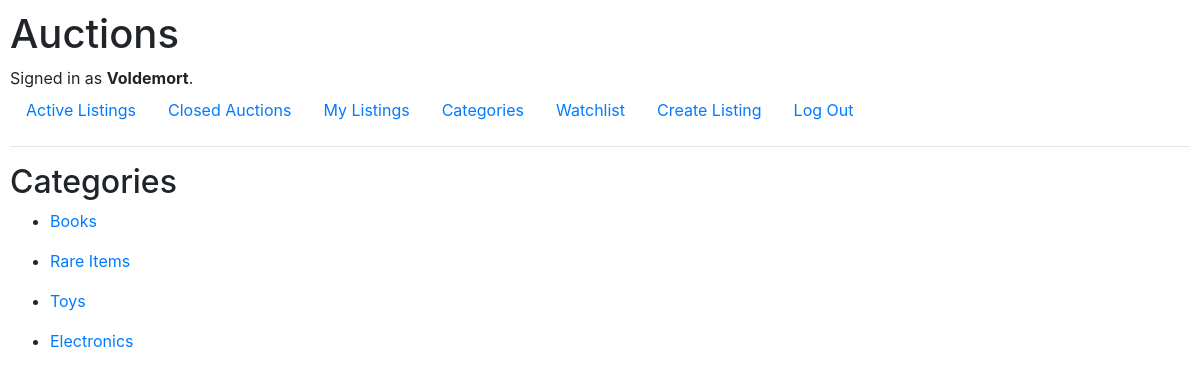
/categories/ (signed in), run on the app's committed database.
### auctions/models.py (models this page shows)
class User(AbstractUser):
    pass

class Category(models.Model):
    name = models.CharField(max_length=20, unique=True)
    class Meta:
        verbose_name_plural = "Categories"
    def __str__(self):
        return self.name

### auctions/views.py (the view)
# urls.py: path("categories/", views.categories, name="categories"),
@login_required
def categories(request):
    category = Category.objects.all()
    context = {
        "categories":category
    }
    return render(request, "auctions/categories.html", context)

### auctions/templates/auctions/categories.html
{% extends "auctions/layout.html" %} {% block title %} Categories {% endblock %}
{% block body %}
<h2>Categories</h2>
{% for category in categories %}
<ul>
  <li>
    <a href="{% url 'category_listing' category=category %}">{{category}}</a>
  </li>
</ul>
{% endfor %} {%endblock%}

### auctions/templates/auctions/layout.html (shortened to what this page needs)
{% load static %}
<!DOCTYPE html>
<html lang="en">
  <head>
    <link
      rel="stylesheet"
      href="https://stackpath.bootstrapcdn.com/bootstrap/4.4.1/css/bootstrap.min.css"
    />
    <link href="{% static 'auctions/styles.css' %}" rel="stylesheet" />
  </head>
  <body>
    <h1>Auctions</h1>
    <div>
      {% if user.is_authenticated %} Signed in as
      <strong>{{ user.username }}</strong>. {% else %} Not signed in. {% endif%}
    </div>
    <ul class="nav">
      <li class="nav-item">
        <a class="nav-link" href="{% url 'index' %}">Active Listings</a>
      </li>
      {% if user.is_authenticated %}
      <li class="nav-item">
        <a class="nav-link" href="{% url 'closed_listing' %}"
          >Closed Auctions</a
        >
      </li>
      <li class="nav-item">
        <a class="nav-link" href="{% url 'my_listings' %}">My Listings</a>
      </li>
      <li class="nav-item">
        <a class="nav-link" href="{% url 'categories' %}">Categories</a>
      </li>
      <li class="nav-item">
        <a class="nav-link" href="{% url 'watchlist' %}">Watchlist</a>
      </li>
      <li class="nav-item">
        <a class="nav-link" href="{% url 'create_listing' %}">Create Listing</a>
      </li>
      <li class="nav-item">
        <a class="nav-link" href="{% url 'logout' %}">Log Out</a>
      </li>
      {% endif %}
    </ul>
    <hr />
    {% block body %} {% endblock %}
  </body>
</html>

### auctions/static/auctions/styles.css (style rules this page uses)
body { padding: 10px; }

### data on the page
User: username "Voldemort"
Category: name "Books"
Category: name "Rare Items"
Category: name "Toys"
Category: name "Electronics"
